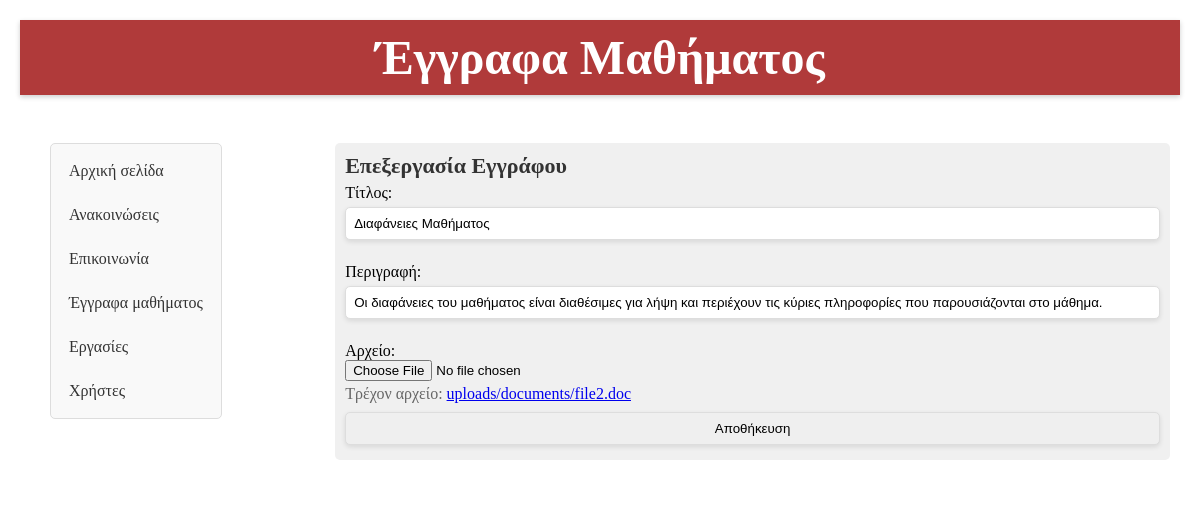
The page /edit_document.php?id=2 (signed in) on the database its author committed.
### tables this page shows
CREATE TABLE `documents` (
  `id` int(11) NOT NULL,
  `title` varchar(255) NOT NULL,
  `description` text NOT NULL,
  `path` mediumtext NOT NULL
);

### edit_document.php (the view, shortened to what this page needs)
<?php
require 'db_connection.php';
$id = $_GET['id'];
$sql = "SELECT * FROM documents WHERE id = $id";
$result = mysqli_query($conn, $sql);
$row = mysqli_fetch_assoc($result);
?>
<!DOCTYPE html>
<html lang="en">
<head>
    <link rel="stylesheet" href="style.css">
</head>
<body>
<div class="container">
    <div class="title">
        <h1>Έγγραφα Μαθήματος</h1>
    </div>
    <br>
    <div class="row">
        <div class="column options">
            <?php require 'menu.php'; ?>
        </div>
        <div class="column content">
            <div class="communication">
                <h2>Επεξεργασία Εγγράφου</h2>
                <form method="post" action="update_document.php" enctype="multipart/form-data">
                    <label for="title">Τίτλος:</label>
                    <input type="text" name="title" value="<?php echo $row['title']; ?>"><br>
                    <label for="description">Περιγραφή:</label>
                    <input type="text" name="description" value="<?php echo $row['description']; ?>"><br>
                    <label for="file">Αρχείο:</label>
                    <input type="file" id="file" name="file" accept=".pdf, .doc, .docx">
                    <?php if (!empty($row['path'])) { ?>
                        <p>Τρέχον αρχείο: <a href="<?php echo $row['path']; ?>" target="_blank"><?php echo $row['path']; ?></a></p>
                    <?php } ?>
                    <input type="submit" value="Αποθήκευση">
                </form>
            </div>
        </div>
    </div>
</div>
</body>
</html>

### style.css (style rules this page uses)
* { box-sizing: border-box; margin: 0; padding: 0; }
body { position: relative; }
.container { width: 100%; max-width: 1200px; margin: 0 auto; padding: 20px; }
.title { text-align: center; background-color: #b03a3a; color: #fff; font-size: 24px; padding: 10px; box-shadow: 0 2px 5px rgba(0, 0, 0, 0.2); margin-bottom: 20px; }
.row { display: flex; justify-content: space-between; }
.column { padding: 10px; }
.options { width: 25%; margin-left: 20px; }
.content { width: 75%; }
.row:after { content: ""; display: table; clear: both; }
.announcement, .communication, .document, .homework, .user { margin-bottom: 20px; padding: 10px; background-color: #f0f0f0; border-radius: 5px; }
.announcement h2, .communication h2, .document h2, .homework h2, .user h2 { font-size: 22px; color: #333; margin-bottom: 5px; }
.announcement p, .communication p, .document p, .homework p, .user p { font-size: 16px; color: #666; line-height: 1.6; }
.communication input[type="text"], .communication input[type="password"], .communication input[type="date"], .communication input[type="submit"], .communication button[type="submit"], .communication select, .communication textarea[type="text"], .communication textarea { border: 1px solid #ddd; border-radius: 5px; padding: 8px; box-shadow: 0 2px 5px rgba(0, 0, 0, 0.1); margin: 5px 0; }
.communication label, .communication select, .communication input[type="text"], .communication input[type="password"], .communication input[type="date"], .communication input[type="submit"], .communication button[type="submit"], .communication textarea[type="text"], .communication textarea { display: block; width: 100%; }

### rows shown on the page
documents: title "Διαφάνειες Μαθήματος", description "Οι διαφάνειες του μαθήματος είναι διαθέσιμες για λήψη και περιέχουν τις κύριες πληροφορίες που παρουσιάζονται στο μάθημα.", path "uploads/documents/file2.doc"
